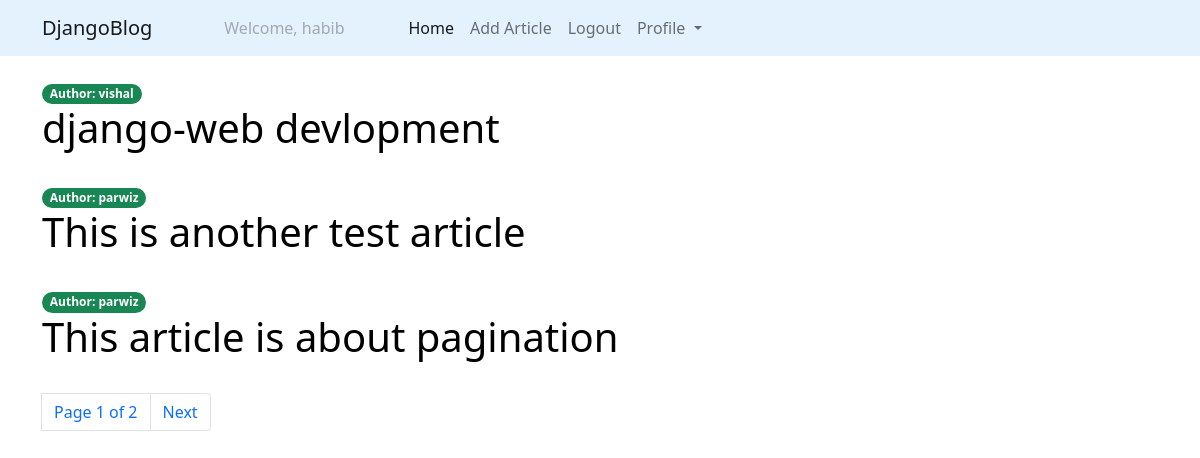
The page / (signed in) on the database its author committed.
### articles/models.py (models this page shows, shortened)
class Article(models.Model):
    title = models.CharField(max_length=200)
    description = models.TextField()
    slug = models.SlugField(max_length=100, unique=True)
    published = models.DateTimeField(auto_now_add=True)
    author = models.ForeignKey(User, on_delete=models.CASCADE)

### articles/views.py (the view)
# urls.py: path('', article_list, name='article_list'),
def article_list(request):
    article_list = Article.objects.all().order_by('-published')
    paginator = Paginator(article_list, 3)
    page = request.GET.get('page')
    try:
        articles = paginator.page(page)
    except PageNotAnInteger:
        articles = paginator.page(1)
    except EmptyPage:
        articles = paginator.page(paginator.num_pages)
    return render(request, 'articles.html', {'article_list':articles, 'page':page})

### articles/templates/articles.html (shortened to what this page needs)
{% extends 'base.html' %}
{% block body %}
<div class="container mt-4">
    {% for article in article_list %}
       <span class="badge rounded-pill bg-success">Author: {{article.author}}</span>
        <h1><a class="link-style" href="{% url 'article_details' article.slug %}">{{article.title}}</a></h1>
    <br>
    {% endfor %}
    {% include 'account/pagination.html' with page=article_list %}
</div>
{% endblock %}

### articles/templates/navbar.html (shortened to what this page needs)
<nav class="navbar navbar-expand-lg navbar navbar-light" style="background-color: #e3f2fd;">
  <div class="container">
    <a class="navbar-brand" href="{% url 'article_list' %}">DjangoBlog</a>
    <div class="collapse navbar-collapse" id="navbarNavDropdown">
      <ul class="navbar-nav">
        {% if request.user.is_authenticated %}
         <li class="nav-item mx-5">
          <a class="nav-link disabled">Welcome, {{request.user.username}}</a>
        </li>
        <li class="nav-item">
          <a class="nav-link active" aria-current="page" href="{% url 'article_list' %}">Home</a>
        </li>
        <li class="nav-item">
          <a class="nav-link" href="{% url 'article_form' %}">Add Article</a>
        </li>
        <li class="nav-item">
          <a class="nav-link" href="{% url 'logout' %}">Logout</a>
        </li>
        <li class="nav-item dropdown">
          <a class="nav-link dropdown-toggle" href="#" id="navbarDropdownMenuLink" role="button" data-bs-toggle="dropdown" aria-expanded="false">
            Profile
          </a>
        </li>
        {% endif %}
      </ul>
    </div>
  </div>
</nav>

### articles/templates/articles.html (style rules this page uses)
.link-style { text-decoration:none; color:black; }

### rows shown on the page
Article: author "vishal", title "django-web devlopment"
Article: author "parwiz", title "This is another test article"
Article: author "parwiz", title "This article is about pagination"

### other values the page prints
{{ request.user.username }} "habib"
{{ page.number }} "1"
{{ page.paginator.num_pages }} "2"
